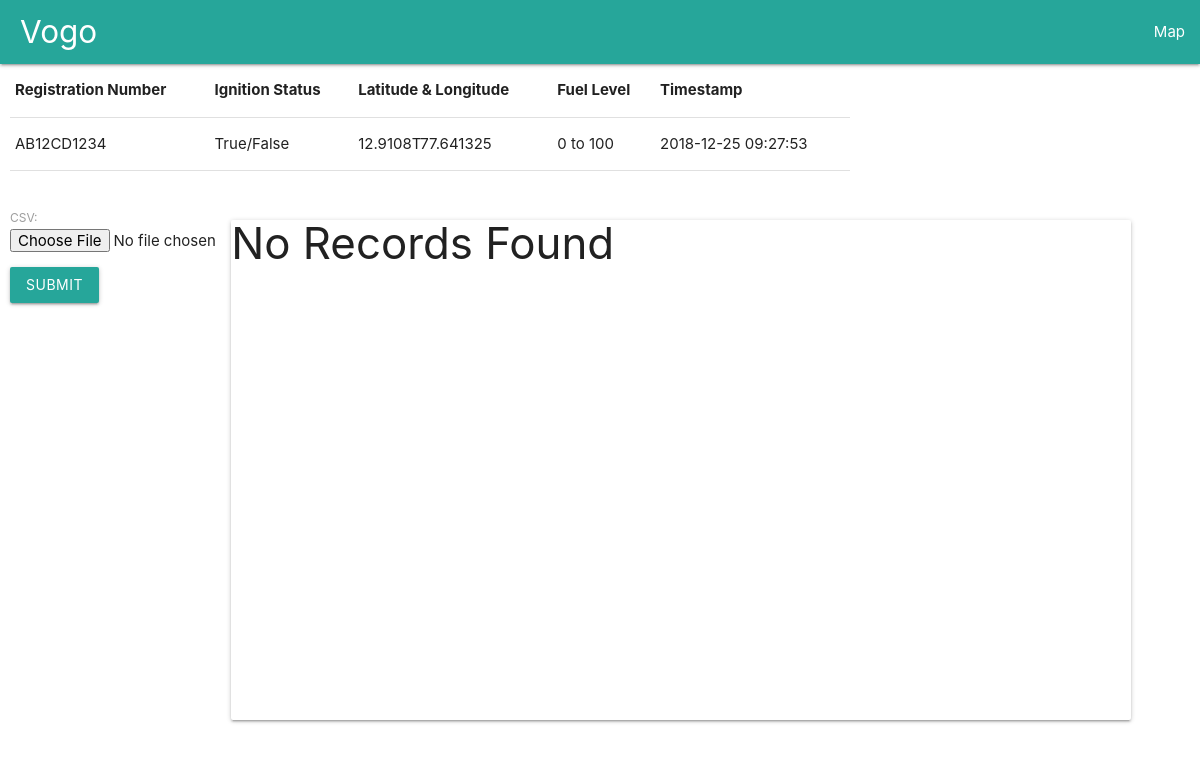
Page /home on the earlier database version.
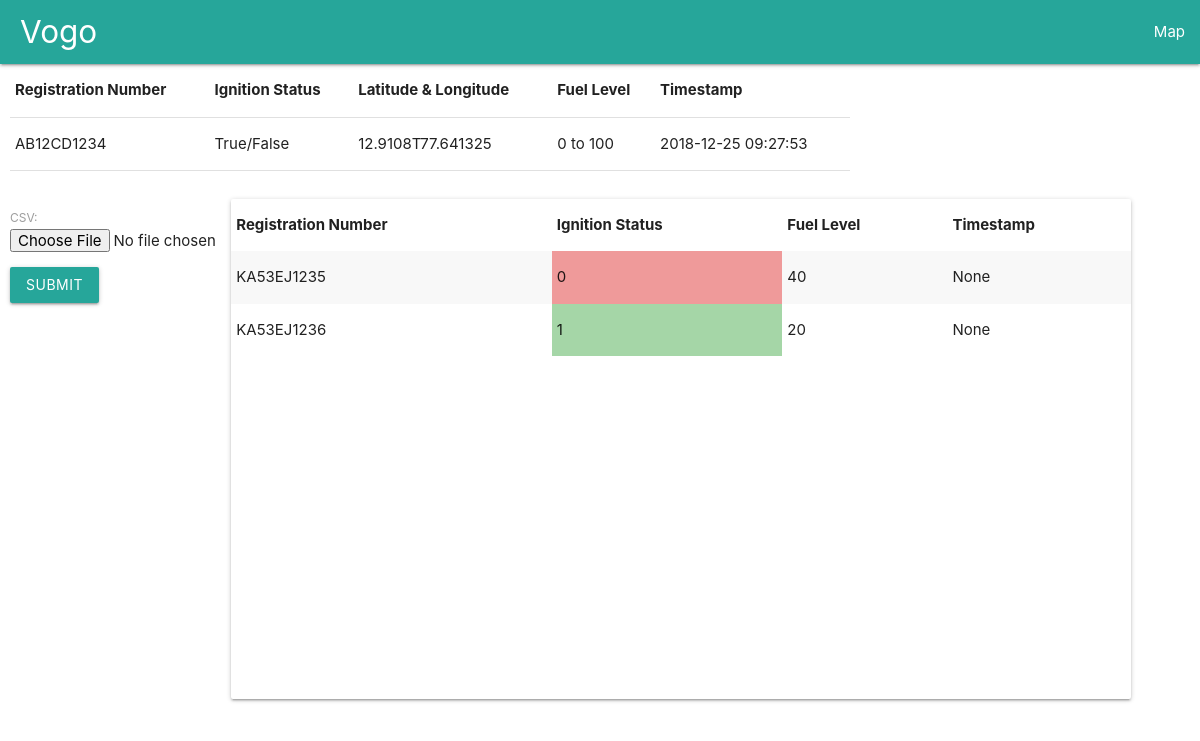
Same page on the later database version.
### rl/models.py (models this page shows)
class Vehicles(models.Model):
    reg_num=models.CharField(max_length=10,blank=False)
    lat = models.CharField(max_length=10, blank=False)
    lont = models.CharField(max_length=10, blank=False)
    ign_status = models.BooleanField(max_length=8, blank=False,default=False)
    fuel_lvl = models.IntegerField( blank=False)
    tmstmp=models.CharField(max_length=20,blank=False)
    objects = models.Manager()

### rl/views.py (the view)
# urls.py: url(r'^home', views.home),
def home(request):
    if request.method == 'POST':
        form = UploadCSV(request.POST,request.FILES)
        if form.is_valid():
            if 'vcsv' in request.FILES:
                csv_file=request.FILES['vcsv']
                if csv_file.name.split(".")[1]!='csv':
                    messages.error(request,"Only CSV files allowed")
                    return HttpResponseRedirect("/home")
                file_reader =csv.reader(csv_file,delimiter='\n')
                try:
                    for fields in file_reader:
                        reg_num=str(fields[0]).upper()
                        ign_status = fields[2]
                        fuel_lvl = fields[3]
                        lat = str(fields[1]).split("T")[0]
                        lont = str(fields[1]).split("T")[1]
                        tmstmp = fields[4]
                        if validate_vehicle(reg_num)==False:
                            messages.error(request, "Invalid Vehicle Number")
                            return HttpResponseRedirect("/home")
                        db_obj = Vehicles()
                        db_obj.reg_num = reg_num
                        db_obj.fuel_lvl = fuel_lvl
                        false_list = ["FALSE","false","False","0"]
                        if ign_status in false_list:
                            db_obj.ign_status =False
                        else:
                            db_obj.ign_status =True
                        db_obj.tmstmp=tmstmp
                        db_obj.lat=lat
                        db_obj.lont=lont
                        print(db_obj)
                        db_obj.save()
                    messages.success(request, "Uploaded successfully")
                    return HttpResponseRedirect('/home')
                except Exception as e:
                    messages.error(request, e)
                    return HttpResponseRedirect('/home')
        else:
            messages.error(request, "Invalid File")
            return HttpResponse("/home")
    else:
        form = UploadCSV()
        db_obj=Vehicles.objects.all()
        return render(request, 'Home.html', {'form': form,'stp':db_obj})

### rl/forms.py
class UploadCSV(forms.Form):
	vcsv = forms.FileField(label="CSV",widget=forms.FileInput(attrs={'required': 'yes'}))

### rl/templates/Home.html (shortened to what this page needs)
{% load staticfiles %}
<!DOCTYPE html>
<head>
    <link rel="stylesheet" href="https://cdnjs.cloudflare.com/ajax/libs/materialize/1.0.0/css/materialize.min.css">
</head>
<body>
<nav>
    <div class="nav-wrapper">
        <a href="/home" class="brand-logo"> Vogo</a>
        <ul id="nav-mobile" class="right hide-on-med-and-down">
            <li><a href="/map">Map</a></li>
        </ul>
    </div>
</nav>
<div class="container" style="left:10px;;position:absolute;">
    <div class="row">
        <table class="sresponsive-table">
            <thead>
            <tr>
                <th>Registration Number</th>
                <th>Ignition Status</th>
                <th>Latitude & Longitude</th>
                <th>Fuel Level</th>
                <th>Timestamp</th>
            </tr>
            </thead>
            <tbody>
            <tr>
                <td>AB12CD1234</td>
                <td>True/False</td>
                <td>12.9108T77.641325</td>
                <td>0 to 100</td>
                <td>2018-12-25 09:27:53</td>
            </tr>
            </tbody>
        </table>
    </div>
    <div class="row">
        <div class="col s3">
            <div class="row">
                <form method="POST" enctype="multipart/form-data" action="/home" class="post-form">{% csrf_token %}
                    {{ form.as_p }}
                    <button type="submit" class="save btn btn-default">Submit</button>
                </form>
            </div>
        </div>
        <div class="col s9">
            <div class="card" style="width: 900px; height: 500px;">
                {% if stp %}
                <table class="striped responsive-table">
                    <thead>
                    <tr>
                        <th>Registration Number</th>
                        <th>Ignition Status</th>
                        <th>Fuel Level</th>
                        <th>Timestamp</th>
                    </tr>
                    </thead>
                    <tbody>
                    {% for elem in stp %}
                    <tr>
                        <td>{{elem.reg_num}}</td>
                        {% ifequal elem.ign_status '0' %}
                        <td bgcolor="#EF9A9A">{{elem.ign_status}}</td>
                        {% else %}
                        <td bgcolor="#A5D6A7">{{elem.ign_status}}</td>
                        {% endifequal %}
                        <td>{{elem.fuel_lvl}}</td>
                        <td>{{elem.tmstmp}}</td>
                    </tr>
                    {% endfor %}
                    </tbody>
                </table>
                {% else %}
                <h3>No Records Found</h3>
                {% endif %}
            </div>
        </div>
    </div>
</div>
</body>
</html>

Differences in the rows shown:
added Vehicles: reg_num "KA53EJ1235", ign_status "0", fuel_lvl "40", tmstmp "None"
added Vehicles: reg_num "KA53EJ1236", ign_status "1", fuel_lvl "20", tmstmp "None"
Other differences:
text no longer shown: "No Records Found"
text now shown: "Registration Number Ignition Status Fuel Level Timestamp"
